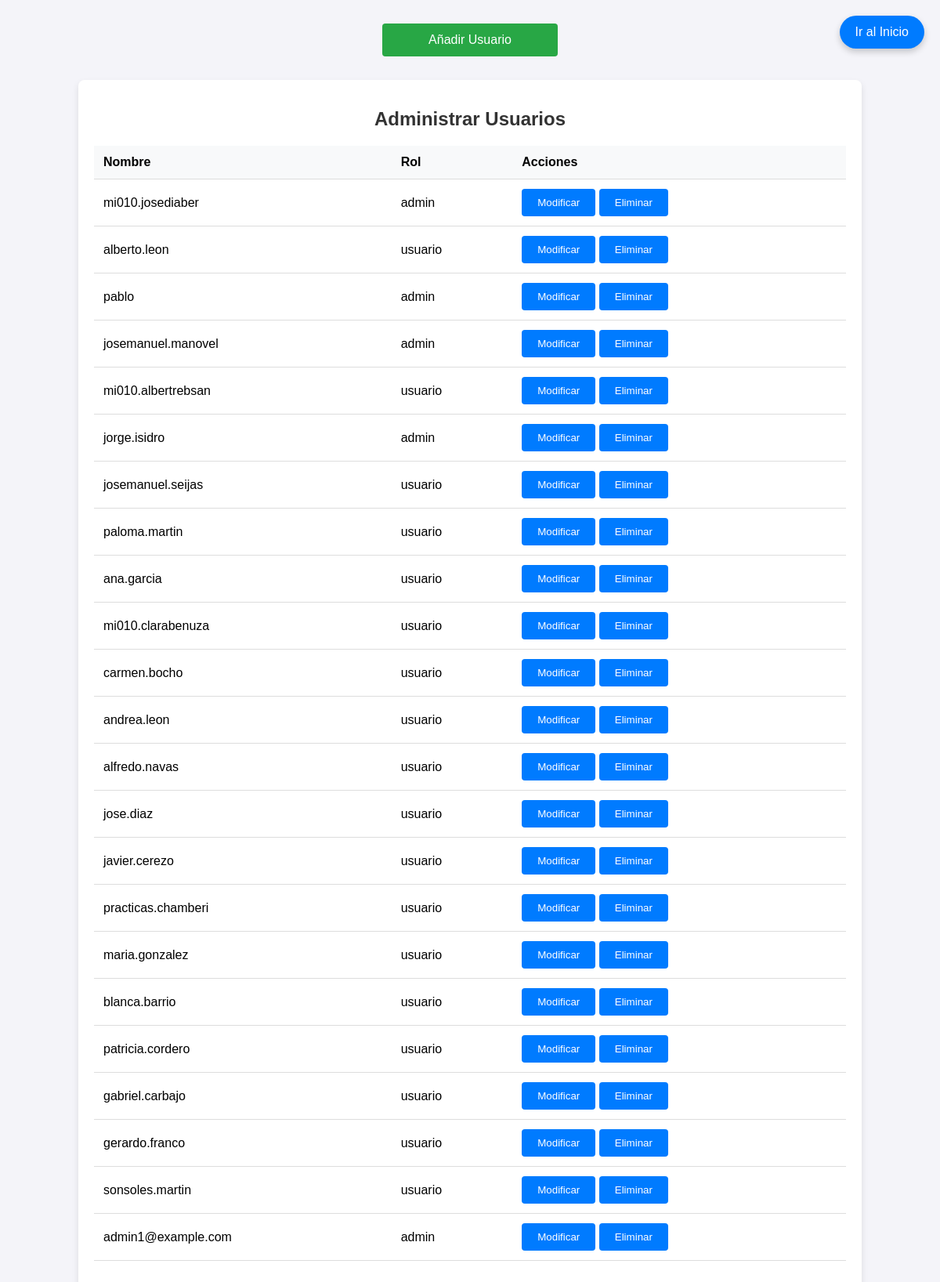
The page /administrar_usuarios.php on the database its author committed.
### tables this page shows
CREATE TABLE `usuarios` (
  `id_usuario` int(11) NOT NULL AUTO_INCREMENT,
  `nombre` varchar(100) NOT NULL,
  `fecha_registro` timestamp NOT NULL DEFAULT current_timestamp(),
  `rol_id` int(11) NOT NULL DEFAULT 3,
  PRIMARY KEY (`id_usuario`)
);

CREATE TABLE `roles` (
  `id` int(11) NOT NULL AUTO_INCREMENT,
  `nombre` varchar(255) NOT NULL,
  PRIMARY KEY (`id`)
);

### administrar_usuarios.php (the view, shortened to what this page needs)
<?php
require __DIR__ . '/config_local.php';
$query = "SELECT u.id_usuario, u.nombre, r.nombre AS rol
          FROM usuarios u
          LEFT JOIN roles r ON u.rol_id = r.id";
$result = mysqli_query($conn, $query);
?>
<!DOCTYPE html>
<html lang="es">
<head>
</head>
<body>
<a href="añadir_usuario.php" class="btn-añadir-usuario">Añadir Usuario</a>
<a href="index.php" class="btn-ir-al-inicio">Ir al Inicio</a>
<div class="container">
    <h1>Administrar Usuarios</h1>
    <table>
        <thead>
            <tr>
                <th>Nombre</th>
                <th>Rol</th>
                <th>Acciones</th>
            </tr>
        </thead>
        <tbody>
            <?php
                if (mysqli_num_rows($result) > 0) {
                    while ($user = mysqli_fetch_assoc($result)) {
                        echo "<tr>";
                        echo "<td>" . htmlspecialchars($user['nombre']) . "</td>";
                        if (empty($user['rol']) || $user['rol'] == "0") {
                            echo "<td>usuario</td>";
                        } else {
                            echo "<td>" . htmlspecialchars($user['rol']) . "</td>";
                        }
                        echo "<td>
                                <a href='editar_usuario.php?id=" . $user['id_usuario'] . "'><button>Modificar</button></a>
                                <a href='eliminar_usuario.php?id=" . $user['id_usuario'] . "'><button>Eliminar</button></a>
                            </td>";
                        echo "</tr>";
                    }
                } else {
                    echo "<tr><td colspan='4'>No hay usuarios disponibles</td></tr>";
                }
            ?>
        </tbody>
    </table>
</div>
</body>
</html>

### administrar_usuarios.php (style rules this page uses)
body { font-family: 'Arial', sans-serif; background-color: #f4f4f9; margin: 0; padding: 0; }
.container { width: 80%; margin: 30px auto; padding: 20px; background-color: #ffffff; box-shadow: 0 4px 8px rgba(0, 0, 0, 0.1); border-radius: 8px; }
h1 { text-align: center; color: #333; font-size: 24px; }
table { width: 100%; margin: 20px 0; border-collapse: collapse; }
th, td { padding: 12px; text-align: left; border-bottom: 1px solid #ddd; }
th { background-color: #f8f9fa; }
button { background-color: #007bff; color: white; padding: 10px 20px; border: none; border-radius: 4px; cursor: pointer; }
.btn-añadir-usuario { display: block; width: 200px; margin: 30px auto; background-color: #28a745; color: white; padding: 12px; text-align: center; border-radius: 4px; text-decoration: none; }
.btn-ir-al-inicio { position: fixed; top: 20px; right: 20px; background-color: #007bff; color: white; font-size: 16px; padding: 12px 20px; border-radius: 50px; text-decoration: none; box-shadow: 0 4px 8px rgba(0, 0, 0, 0.2); transition: background-color 0.3s ease; }

### rows shown on the page
usuarios: nombre "mi010.josediaber", rol.nombre "admin"
usuarios: nombre "alberto.leon", rol.nombre "usuario"
usuarios: nombre "pablo", rol.nombre "admin"
usuarios: nombre "josemanuel.manovel", rol.nombre "admin"
usuarios: nombre "mi010.albertrebsan", rol.nombre "usuario"
usuarios: nombre "jorge.isidro", rol.nombre "admin"
usuarios: nombre "josemanuel.seijas", rol.nombre "usuario"
usuarios: nombre "paloma.martin", rol.nombre "usuario"
usuarios: nombre "ana.garcia", rol.nombre "usuario"
usuarios: nombre "mi010.clarabenuza", rol.nombre "usuario"
usuarios: nombre "carmen.bocho", rol.nombre "usuario"
usuarios: nombre "andrea.leon", rol.nombre "usuario"
usuarios: nombre "alfredo.navas", rol.nombre "usuario"
usuarios: nombre "jose.diaz", rol.nombre "usuario"
usuarios: nombre "javier.cerezo", rol.nombre "usuario"
usuarios: nombre "practicas.chamberi", rol.nombre "usuario"
usuarios: nombre "maria.gonzalez", rol.nombre "usuario"
usuarios: nombre "blanca.barrio", rol.nombre "usuario"
usuarios: nombre "patricia.cordero", rol.nombre "usuario"
usuarios: nombre "gabriel.carbajo", rol.nombre "usuario"
usuarios: nombre "gerardo.franco", rol.nombre "usuario"
usuarios: nombre "sonsoles.martin", rol.nombre "usuario"
usuarios: nombre "admin1@example.com", rol.nombre "admin"
